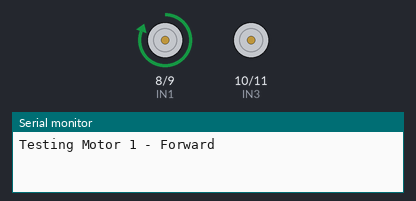
Simulated run of this sketch. Board: Arduino Mega 2560, built with avr-gcc and run on an emulated ATmega2560. Parts: motor-driver pin pairs drawn as motors (green arrow = first pin HIGH = forward, orange = second pin HIGH = backward, longer = more drive), the last lines printed to the serial monitor.

Above: at 2.5 s.
At 7.5 s:
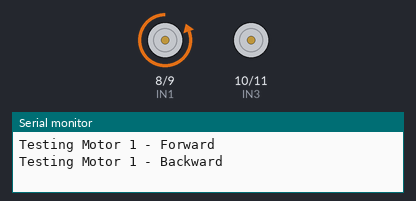
At 17.5 s:
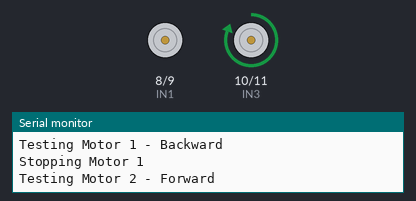
At 27.5 s:
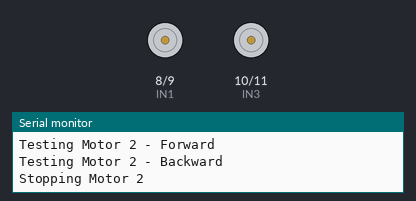
Timing chart, 0 to 39.0 s (numbered marks = the images above):
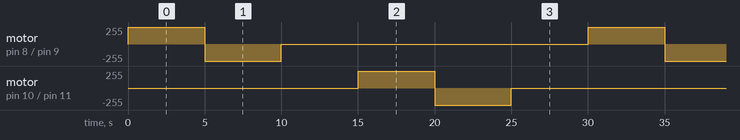

The sketch:

motor-testing.ino
```cpp
// Define motor pins for Arduino Mega using one motor driver
#define IN1  8   // Motor 1
#define IN2  9   // Motor 1
#define IN3  10  // Motor 2
#define IN4  11  // Motor 2

void setup() {
  // Initialize the motor pins as outputs
  pinMode(IN1, OUTPUT);
  pinMode(IN2, OUTPUT);
  pinMode(IN3, OUTPUT);
  pinMode(IN4, OUTPUT);

  // Start serial communication at 9600 baud
  Serial.begin(9600);
}

void loop() {
  // Test Motor 1
  Serial.println("Testing Motor 1 - Forward");
  digitalWrite(IN1, HIGH);
  digitalWrite(IN2, LOW);
  delay(5000); // Move Motor 1 forward for 5 seconds

  Serial.println("Testing Motor 1 - Backward");
  digitalWrite(IN1, LOW);
  digitalWrite(IN2, HIGH);
  delay(5000); // Move Motor 1 backward for 5 seconds

  Serial.println("Stopping Motor 1");
  digitalWrite(IN1, LOW);
  digitalWrite(IN2, LOW);
  delay(5000); // Stop for 5 seconds

  // Test Motor 2
  Serial.println("Testing Motor 2 - Forward");
  digitalWrite(IN3, HIGH);
  digitalWrite(IN4, LOW);
  delay(5000); // Move Motor 2 forward for 5 seconds

  Serial.println("Testing Motor 2 - Backward");
  digitalWrite(IN3, LOW);
  digitalWrite(IN4, HIGH);
  delay(5000); // Move Motor 2 backward for 5 seconds

  Serial.println("Stopping Motor 2");
  digitalWrite(IN3, LOW);
  digitalWrite(IN4, LOW);
  delay(5000); // Stop for 5 seconds
}
```

Measured:
- by itself, motor on pin 8 (IN1) / pin 9 (IN2), motor on pin 10 (IN3) / pin 11 (IN4): repeats every 30.0 s: backward 255/255 5.0 s, stopped 20.0 s, forward 255/255 5.0 s
